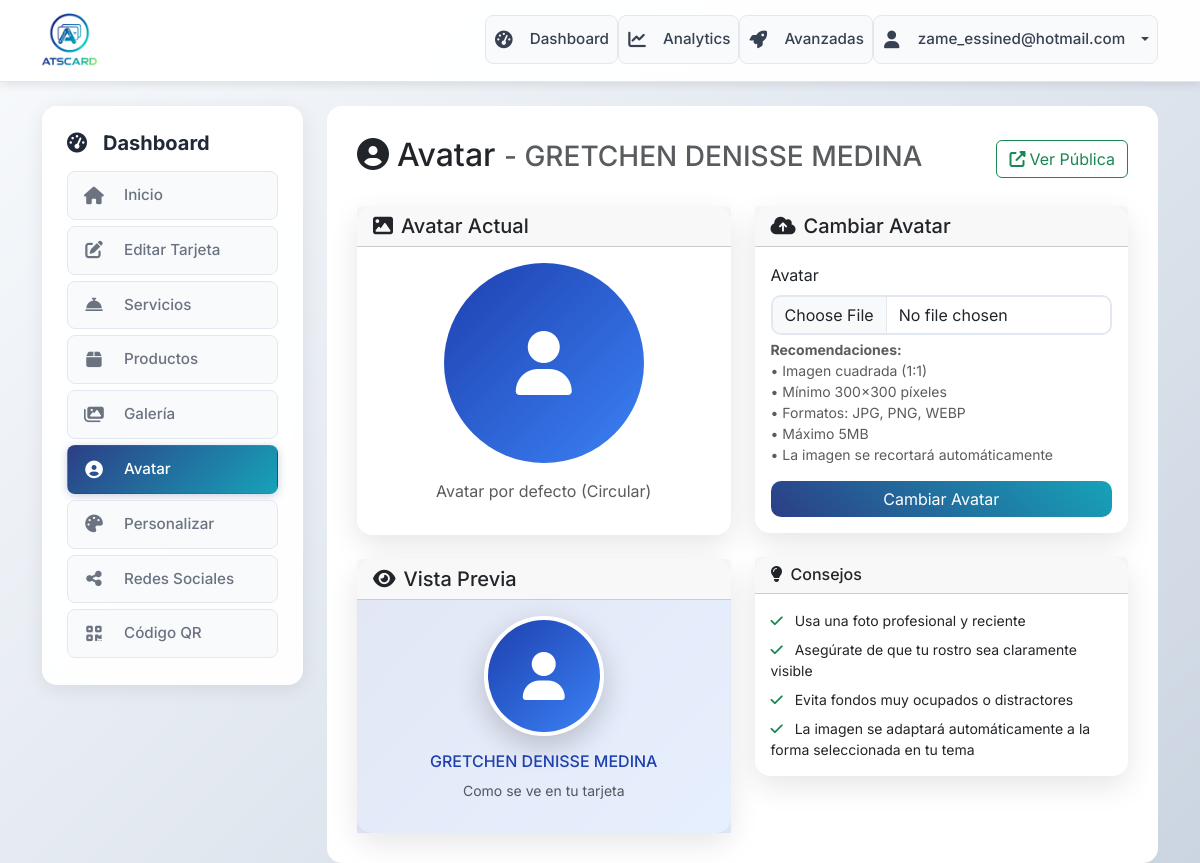
The page /dashboard/cards/12/avatar (signed in) on the database as committed earlier.
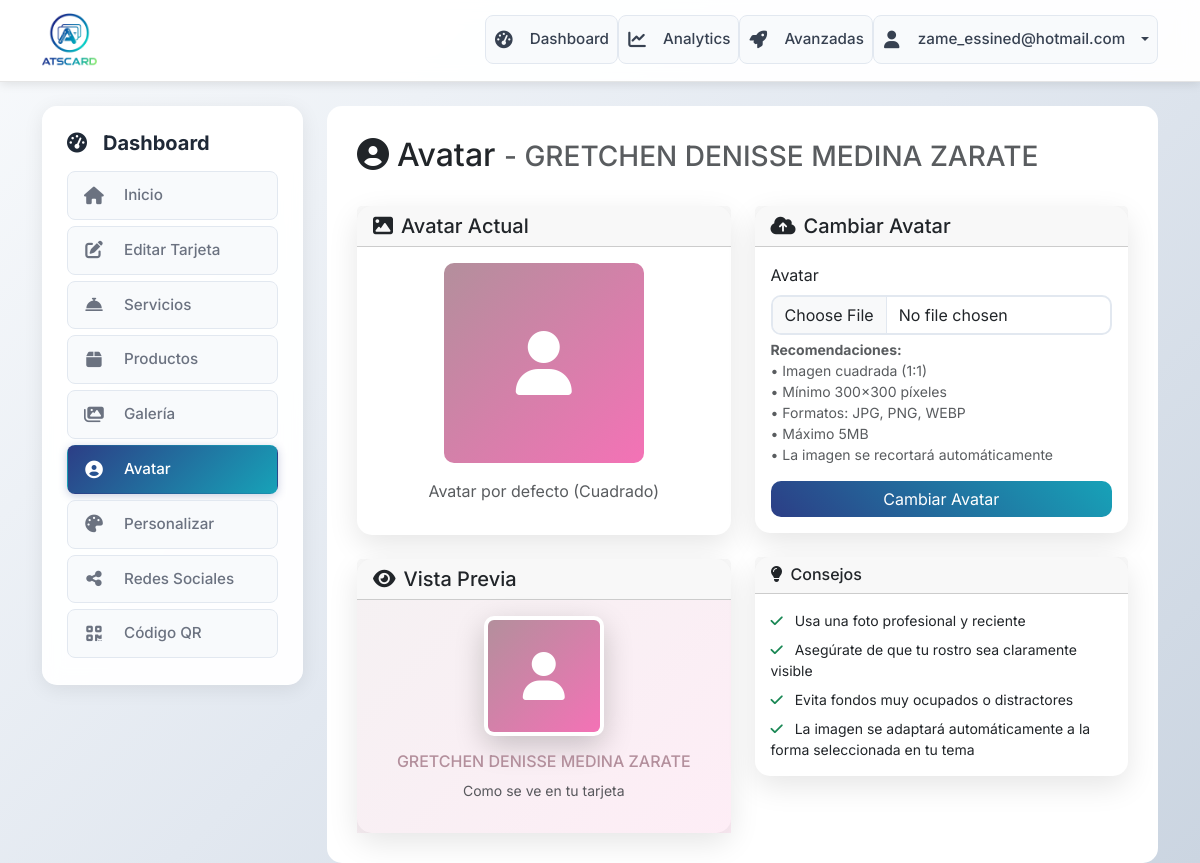
The same page on the database as committed later.
### app/models.py (models this page shows, shortened)
class Card(db.Model):
    id = db.Column(db.Integer, primary_key=True)
    owner_id = db.Column(db.Integer, db.ForeignKey('user.id'), nullable=False)
    slug = db.Column(db.String(100), unique=True, nullable=False, index=True)
    title = db.Column(db.String(200))  # e.g., "Lourdes Arellano - Salón & Spa"
    name = db.Column(db.String(100), nullable=False)
    job_title = db.Column(db.String(200))
    company = db.Column(db.String(200))
    phone = db.Column(db.String(20))
    email_public = db.Column(db.String(120))
    website = db.Column(db.String(255))
    location = db.Column(db.String(255))
    bio = db.Column(db.Text)
    theme_id = db.Column(db.Integer, db.ForeignKey('theme.id'), nullable=False)
    is_public = db.Column(db.Boolean, default=True, nullable=False)
    published_at = db.Column(db.DateTime)
    avatar_path = db.Column(db.String(255))  # Legacy - kept for backward compatibility
    avatar_square_path = db.Column(db.String(255))  # Square version for circle/rounded/square
    avatar_rect_path = db.Column(db.String(255))   # Rectangular version for rectangle shape
    created_at = db.Column(db.DateTime, default=now_utc_for_db)
    updated_at = db.Column(db.DateTime, default=now_utc_for_db, onupdate=now_utc_for_db)
    instagram = db.Column(db.String(255))
    whatsapp_country = db.Column(db.String(10))  # Country code for WhatsApp (e.g., '+34')
    whatsapp = db.Column(db.String(20))  # Phone number without country code
    custom_layout = db.Column(db.Text)  # Store custom layout JSON from visual editor
    facebook = db.Column(db.String(255))
    linkedin = db.Column(db.String(255))
    twitter = db.Column(db.String(255))
    youtube = db.Column(db.String(255))
    tiktok = db.Column(db.String(255))
    telegram = db.Column(db.String(255))
    snapchat = db.Column(db.String(255))
    pinterest = db.Column(db.String(255))
    github = db.Column(db.String(255))
    behance = db.Column(db.String(255))
    dribbble = db.Column(db.String(255))
    primary_social_networks = db.Column(db.Text)
    services = db.relationship('Service', backref='card', lazy='dynamic', cascade='all, delete-orphan')
    products = db.relationship('Product', backref='card', lazy='dynamic', cascade='all, delete-orphan')
    gallery_items = db.relationship('GalleryItem', backref='card', lazy='dynamic', cascade='all, delete-orphan')
    def get_public_url(self):
        return f"/c/{self.slug}"

class Theme(db.Model):
    id = db.Column(db.Integer, primary_key=True)
    name = db.Column(db.String(100), nullable=False)
    template_name = db.Column(db.String(50), default='classic')  # template file name (classic, mobile, elegant, etc.)
    primary_color = db.Column(db.String(7), default='#6366f1')  # hex color
    secondary_color = db.Column(db.String(7), default='#8b5cf6')
    accent_color = db.Column(db.String(7), default='#ec4899')
    avatar_border_color = db.Column(db.String(7), default='#ffffff')  # avatar border color
    font_family = db.Column(db.String(100), default='Inter')
    layout = db.Column(Enum('classic', 'modern', 'minimal', name='theme_layouts'), default='modern')
    avatar_shape = db.Column(Enum('circle', 'rounded', 'square', 'rectangle', name='avatar_shapes'), default='circle')
    bg_image_path = db.Column(db.String(255))  # optional background image
    preview_image = db.Column(db.String(255))  # preview screenshot for theme selection
    is_active = db.Column(db.Boolean, default=True)  # admin can disable themes
    is_global = db.Column(db.Boolean, default=False)  # True for admin themes visible to all, False for personal themes
    created_by_id = db.Column(db.Integer, db.ForeignKey('user.id'), nullable=True)  # NULL for admin themes, user_id for personal themes
    created_at = db.Column(db.DateTime, default=now_utc_for_db)
    cards = db.relationship('Card', backref='theme', lazy='dynamic')

### app/dashboard/routes.py (the view, shortened to what this page needs)
@bp.route('/cards/<int:id>/avatar', methods=['GET', 'POST', 'DELETE'])
@login_required
def card_avatar(id):
    card = get_user_card_or_404(id)
    form = AvatarUploadForm()
    user_agent = request.headers.get('User-Agent', '').lower()
    is_mobile = any(keyword in user_agent for keyword in [
        'mobile', 'android', 'iphone', 'ipad', 'ipod', 'blackberry', 'windows phone'
    ])
    if is_mobile:
        return render_template('dashboard/avatar_pwa.html', card=card, form=form)
    else:
        return render_template('dashboard/avatar.html', card=card, form=form)

### app/dashboard/forms.py
class AvatarUploadForm(FlaskForm):
    avatar = FileField('Avatar', validators=[
        FileRequired(),
        FileAllowed(['jpg', 'jpeg', 'png', 'webp'], 'Solo se permiten imágenes (JPG, PNG, WEBP)')
    ], render_kw={'class': 'form-control', 'accept': 'image/*'})
    submit = SubmitField('Cambiar Avatar', render_kw={'class': 'btn btn-primary'})

### app/models.py (called while the page is built)
    def is_admin(self):
        return self.role == 'admin'

### app/utils.py (called while the page is built)
def get_user_card_or_404(card_id):
    from flask_login import current_user
    from flask import abort
    from .models import Card
    card = Card.query.filter_by(id=card_id, owner_id=current_user.id).first()
    if not card:
        abort(404)
    return card

### app/templates/dashboard/avatar.html (shortened to what the changed rows need)
{% extends "base.html" %}
{% block content %}
<div class="row">
    <div class="col-md-9">
        <div class="main-content">
            <div class="d-flex justify-content-between align-items-center mb-4">
                <h2>
                    <i class="fas fa-user-circle me-2"></i>Avatar
                    <small class="text-muted">- {{ card.name }}</small>
                </h2>
                {% if card.is_public %}
                    <a href="{{ card.get_public_url() }}" target="_blank" class="btn btn-outline-success">
                        <i class="fas fa-external-link-alt me-1"></i>Ver Pública
                    </a>
                {% endif %}
            </div>
            <div class="row">
                <div class="col-md-6">
                    <div class="card mb-4">
                        <div class="card-body text-center">
                            {% if card.avatar_path %}
                                <img src="{{ url_for('static', filename='uploads/' + card.avatar_path) }}"
                                     class="img-fluid mb-3"
                                     style="
                                        {% if card.theme.avatar_shape == 'circle' %}
                                            border-radius: 50%; width: 200px; height: 200px;
                                        {% elif card.theme.avatar_shape == 'rounded' %}
                                            border-radius: 25px; width: 200px; height: 200px;
                                        {% elif card.theme.avatar_shape == 'rectangle' %}
                                            border-radius: 8px; width: 300px; height: 180px;
                                        {% else %}
                                            border-radius: 10px; width: 200px; height: 200px;
                                        {% endif %}
                                        object-fit: cover;
                                     "
                                     alt="Avatar de {{ card.name }}">
                                <p class="text-muted">
                                    Avatar personalizado
                                    ({{ 'Circular' if card.theme.avatar_shape == 'circle'
                                        else 'Redondeado' if card.theme.avatar_shape == 'rounded'
                                        else 'Rectangular' if card.theme.avatar_shape == 'rectangle'
                                        else 'Cuadrado' }})
                                </p>
                            {% else %}
                                <div class="d-flex align-items-center justify-content-center mx-auto mb-3"
                                     style="
                                        {% if card.theme.avatar_shape == 'circle' %}
                                            border-radius: 50%; width: 200px; height: 200px;
                                        {% elif card.theme.avatar_shape == 'rounded' %}
                                            border-radius: 25px; width: 200px; height: 200px;
                                        {% elif card.theme.avatar_shape == 'rectangle' %}
                                            border-radius: 8px; width: 300px; height: 180px;
                                        {% else %}
                                            border-radius: 10px; width: 200px; height: 200px;
                                        {% endif %}
                                        background: linear-gradient(135deg, {{ card.theme.primary_color }}, {{ card.theme.secondary_color }}); color: white; font-size: 4rem;
                                     ">
                                    <i class="fas fa-user"></i>
                                </div>
                                <p class="text-muted">
                                    Avatar por defecto
                                    ({{ 'Circular' if card.theme.avatar_shape == 'circle'
                                        else 'Redondeado' if card.theme.avatar_shape == 'rounded'
                                        else 'Rectangular' if card.theme.avatar_shape == 'rectangle'
                                        else 'Cuadrado' }})
                                </p>
                            {% endif %}
                        </div>
                    </div>
                    <div class="card">
                        <div class="card-body text-center" style="background: linear-gradient(135deg, {{ card.theme.primary_color }}20, {{ card.theme.secondary_color }}20);">
                            <div class="avatar mb-3 mx-auto" style="
                                width: 120px;
                                height: 120px;
                                {% if card.theme.avatar_shape == 'circle' %}
                                border-radius: 50%;
                                {% elif card.theme.avatar_shape == 'rounded' %}
                                border-radius: 25px;
                                {% else %}
                                border-radius: 10px;
                                {% endif %}
                                overflow: hidden;
                                border: 4px solid white;
                                box-shadow: 0 10px 30px rgba(0,0,0,0.2);
                                background: #f8f9fa;
                            ">
                                {% if card.avatar_path %}
                                    <img src="{{ url_for('static', filename='uploads/' + card.avatar_path) }}"
                                         style="width: 100%; height: 100%; object-fit: cover;"
                                         alt="Avatar">
                                {% else %}
                                    <div class="w-100 h-100 d-flex align-items-center justify-content-center"
                                         style="background: linear-gradient(135deg, {{ card.theme.primary_color }}, {{ card.theme.secondary_color }}); color: white; font-size: 48px;">
                                    </div>
                                {% endif %}
                            </div>
                            <h6 style="color: {{ card.theme.primary_color }};">{{ card.name }}</h6>
                            <p class="text-muted small">Como se ve en tu tarjeta</p>
                        </div>
                    </div>
                </div>
            </div>
        </div>
    </div>
</div>
{% endblock %}

Rows that differ between the two databases and show on the page:
no longer on this page (row unchanged): Theme: avatar_shape "Circular"
changed Card: name "GRETCHEN DENISSE MEDINA" → "GRETCHEN DENISSE MEDINA ZARATE"; is_public True → False (drawn)
added Theme: avatar_shape "Cuadrado"
Other text that changed with them:
text no longer shown: "Ver Pública"
